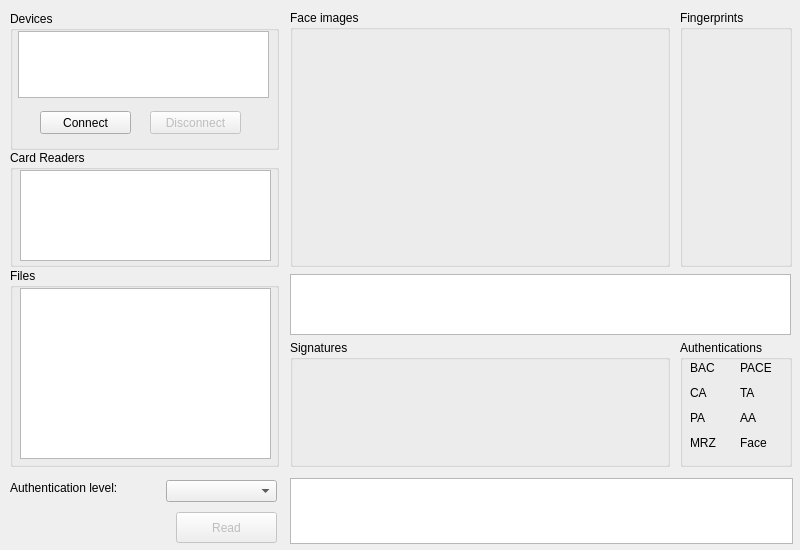
<?xml version="1.0" encoding="UTF-8"?>
<ui version="4.0">
 <class>MainWindow</class>
 <widget class="QMainWindow" name="MainWindow">
  <property name="geometry">
   <rect>
    <x>0</x>
    <y>0</y>
    <width>800</width>
    <height>550</height>
   </rect>
  </property>
  <property name="sizePolicy">
   <sizepolicy hsizetype="Fixed" vsizetype="Fixed">
    <horstretch>0</horstretch>
    <verstretch>0</verstretch>
   </sizepolicy>
  </property>
  <property name="minimumSize">
   <size>
    <width>800</width>
    <height>550</height>
   </size>
  </property>
  <property name="maximumSize">
   <size>
    <width>800</width>
    <height>550</height>
   </size>
  </property>
  <property name="windowTitle">
   <string>Read Card</string>
  </property>
  <widget class="QWidget" name="centralWidget">
   <widget class="QGroupBox" name="groupBoxDevices">
    <property name="geometry">
     <rect>
      <x>10</x>
      <y>11</y>
      <width>269</width>
      <height>139</height>
     </rect>
    </property>
    <property name="title">
     <string>Devices</string>
    </property>
    <widget class="QListView" name="listViewDevices">
     <property name="geometry">
      <rect>
       <x>8</x>
       <y>20</y>
       <width>251</width>
       <height>67</height>
      </rect>
     </property>
    </widget>
    <widget class="QPushButton" name="pushButtonDisconnect">
     <property name="enabled">
      <bool>false</bool>
     </property>
     <property name="geometry">
      <rect>
       <x>140</x>
       <y>100</y>
       <width>91</width>
       <height>23</height>
      </rect>
     </property>
     <property name="text">
      <string>Disconnect</string>
     </property>
    </widget>
    <widget class="QPushButton" name="pushButtonConnect">
     <property name="geometry">
      <rect>
       <x>30</x>
       <y>100</y>
       <width>91</width>
       <height>23</height>
      </rect>
     </property>
     <property name="text">
      <string>Connect</string>
     </property>
    </widget>
   </widget>
   <widget class="QGroupBox" name="groupBoxReaders">
    <property name="geometry">
     <rect>
      <x>10</x>
      <y>150</y>
      <width>269</width>
      <height>117</height>
     </rect>
    </property>
    <property name="title">
     <string>Card Readers</string>
    </property>
    <widget class="QListWidget" name="listWidgetReaders">
     <property name="geometry">
      <rect>
       <x>10</x>
       <y>20</y>
       <width>251</width>
       <height>91</height>
      </rect>
     </property>
    </widget>
   </widget>
   <widget class="QGroupBox" name="groupBoxFiles">
    <property name="geometry">
     <rect>
      <x>10</x>
      <y>268</y>
      <width>269</width>
      <height>199</height>
     </rect>
    </property>
    <property name="title">
     <string>Files</string>
    </property>
    <widget class="QListWidget" name="listWidgetFiles">
     <property name="geometry">
      <rect>
       <x>10</x>
       <y>20</y>
       <width>251</width>
       <height>171</height>
      </rect>
     </property>
    </widget>
   </widget>
   <widget class="QLabel" name="labelAuthLevel">
    <property name="geometry">
     <rect>
      <x>10</x>
      <y>480</y>
      <width>141</width>
      <height>16</height>
     </rect>
    </property>
    <property name="text">
     <string>Authentication level:</string>
    </property>
   </widget>
   <widget class="QComboBox" name="comboBoxAuthSel">
    <property name="geometry">
     <rect>
      <x>166</x>
      <y>480</y>
      <width>111</width>
      <height>22</height>
     </rect>
    </property>
   </widget>
   <widget class="QPushButton" name="pushButtonRead">
    <property name="enabled">
     <bool>false</bool>
    </property>
    <property name="geometry">
     <rect>
      <x>176</x>
      <y>512</y>
      <width>101</width>
      <height>31</height>
     </rect>
    </property>
    <property name="text">
     <string>Read</string>
    </property>
   </widget>
   <widget class="QGroupBox" name="groupBoxFaceImages">
    <property name="geometry">
     <rect>
      <x>290</x>
      <y>10</y>
      <width>380</width>
      <height>257</height>
     </rect>
    </property>
    <property name="title">
     <string>Face images</string>
    </property>
    <widget class="QLabel" name="labelFacesPic1">
     <property name="geometry">
      <rect>
       <x>8</x>
       <y>20</y>
       <width>178</width>
       <height>231</height>
      </rect>
     </property>
     <property name="text">
      <string/>
     </property>
     <property name="alignment">
      <set>Qt::AlignCenter</set>
     </property>
    </widget>
    <widget class="QLabel" name="labelFacesPic2">
     <property name="geometry">
      <rect>
       <x>194</x>
       <y>20</y>
       <width>178</width>
       <height>231</height>
      </rect>
     </property>
     <property name="text">
      <string/>
     </property>
     <property name="alignment">
      <set>Qt::AlignCenter</set>
     </property>
    </widget>
   </widget>
   <widget class="QGroupBox" name="groupBoxFingerprints">
    <property name="geometry">
     <rect>
      <x>680</x>
      <y>10</y>
      <width>112</width>
      <height>257</height>
     </rect>
    </property>
    <property name="title">
     <string>Fingerprints</string>
    </property>
    <widget class="QLabel" name="labelFingerprintsPic1">
     <property name="geometry">
      <rect>
       <x>10</x>
       <y>20</y>
       <width>91</width>
       <height>111</height>
      </rect>
     </property>
     <property name="text">
      <string/>
     </property>
     <property name="alignment">
      <set>Qt::AlignCenter</set>
     </property>
    </widget>
    <widget class="QLabel" name="labelFingerprintsPic2">
     <property name="geometry">
      <rect>
       <x>10</x>
       <y>140</y>
       <width>91</width>
       <height>111</height>
      </rect>
     </property>
     <property name="text">
      <string/>
     </property>
     <property name="alignment">
      <set>Qt::AlignCenter</set>
     </property>
    </widget>
   </widget>
   <widget class="QGroupBox" name="groupBoxSignatures">
    <property name="geometry">
     <rect>
      <x>290</x>
      <y>340</y>
      <width>380</width>
      <height>127</height>
     </rect>
    </property>
    <property name="title">
     <string>Signatures</string>
    </property>
    <widget class="QLabel" name="labelSignPic1">
     <property name="geometry">
      <rect>
       <x>10</x>
       <y>20</y>
       <width>361</width>
       <height>50</height>
      </rect>
     </property>
     <property name="text">
      <string/>
     </property>
     <property name="alignment">
      <set>Qt::AlignCenter</set>
     </property>
    </widget>
    <widget class="QLabel" name="labelSignPic2">
     <property name="geometry">
      <rect>
       <x>10</x>
       <y>70</y>
       <width>361</width>
       <height>50</height>
      </rect>
     </property>
     <property name="text">
      <string/>
     </property>
     <property name="alignment">
      <set>Qt::AlignCenter</set>
     </property>
    </widget>
   </widget>
   <widget class="QGroupBox" name="groupBoxAuthentications">
    <property name="geometry">
     <rect>
      <x>680</x>
      <y>340</y>
      <width>112</width>
      <height>127</height>
     </rect>
    </property>
    <property name="title">
     <string>Authentications</string>
    </property>
    <widget class="QLabel" name="labelBac">
     <property name="geometry">
      <rect>
       <x>10</x>
       <y>20</y>
       <width>31</width>
       <height>16</height>
      </rect>
     </property>
     <property name="text">
      <string>BAC</string>
     </property>
    </widget>
    <widget class="QLabel" name="labelCa">
     <property name="geometry">
      <rect>
       <x>10</x>
       <y>45</y>
       <width>31</width>
       <height>16</height>
      </rect>
     </property>
     <property name="text">
      <string>CA</string>
     </property>
    </widget>
    <widget class="QLabel" name="labelPa">
     <property name="geometry">
      <rect>
       <x>10</x>
       <y>70</y>
       <width>31</width>
       <height>16</height>
      </rect>
     </property>
     <property name="text">
      <string>PA</string>
     </property>
    </widget>
    <widget class="QLabel" name="labelMrz">
     <property name="geometry">
      <rect>
       <x>10</x>
       <y>95</y>
       <width>31</width>
       <height>16</height>
      </rect>
     </property>
     <property name="text">
      <string>MRZ</string>
     </property>
    </widget>
    <widget class="QLabel" name="labelPace">
     <property name="geometry">
      <rect>
       <x>60</x>
       <y>20</y>
       <width>31</width>
       <height>16</height>
      </rect>
     </property>
     <property name="text">
      <string>PACE</string>
     </property>
    </widget>
    <widget class="QLabel" name="labelTa">
     <property name="geometry">
      <rect>
       <x>60</x>
       <y>45</y>
       <width>31</width>
       <height>16</height>
      </rect>
     </property>
     <property name="text">
      <string>TA</string>
     </property>
    </widget>
    <widget class="QLabel" name="labelAa">
     <property name="geometry">
      <rect>
       <x>60</x>
       <y>70</y>
       <width>31</width>
       <height>16</height>
      </rect>
     </property>
     <property name="text">
      <string>AA</string>
     </property>
    </widget>
    <widget class="QLabel" name="labelFace">
     <property name="geometry">
      <rect>
       <x>60</x>
       <y>95</y>
       <width>31</width>
       <height>16</height>
      </rect>
     </property>
     <property name="text">
      <string>Face</string>
     </property>
    </widget>
   </widget>
   <widget class="QTextEdit" name="textEditMsgs">
    <property name="geometry">
     <rect>
      <x>290</x>
      <y>478</y>
      <width>503</width>
      <height>66</height>
     </rect>
    </property>
    <property name="readOnly">
     <bool>true</bool>
    </property>
    <property name="textInteractionFlags">
     <set>Qt::NoTextInteraction</set>
    </property>
   </widget>
   <widget class="QTextEdit" name="textEditMrz">
    <property name="geometry">
     <rect>
      <x>290</x>
      <y>274</y>
      <width>501</width>
      <height>61</height>
     </rect>
    </property>
    <property name="font">
     <font>
      <family>Courier New</family>
      <pointsize>10</pointsize>
     </font>
    </property>
    <property name="layoutDirection">
     <enum>Qt::RightToLeft</enum>
    </property>
    <property name="styleSheet">
     <string notr="true">QTextEdit {text-align: center}</string>
    </property>
    <property name="html">
     <string>&lt;!DOCTYPE HTML PUBLIC &quot;-//W3C//DTD HTML 4.0//EN&quot; &quot;http://www.w3.org/TR/REC-html40/strict.dtd&quot;&gt;
&lt;html&gt;&lt;head&gt;&lt;meta name=&quot;qrichtext&quot; content=&quot;1&quot; /&gt;&lt;style type=&quot;text/css&quot;&gt;
p, li { white-space: pre-wrap; }
&lt;/style&gt;&lt;/head&gt;&lt;body style=&quot; font-family:'Courier New'; font-size:10pt; font-weight:400; font-style:normal;&quot;&gt;
&lt;p align=&quot;center&quot; style=&quot;-qt-paragraph-type:empty; margin-top:0px; margin-bottom:0px; margin-left:0px; margin-right:0px; -qt-block-indent:0; text-indent:0px;&quot;&gt;&lt;br /&gt;&lt;/p&gt;&lt;/body&gt;&lt;/html&gt;</string>
    </property>
    <property name="acceptRichText">
     <bool>false</bool>
    </property>
    <property name="textInteractionFlags">
     <set>Qt::NoTextInteraction</set>
    </property>
   </widget>
  </widget>
 </widget>
 <layoutdefault spacing="6" margin="11"/>
 <resources/>
 <connections/>
</ui>
